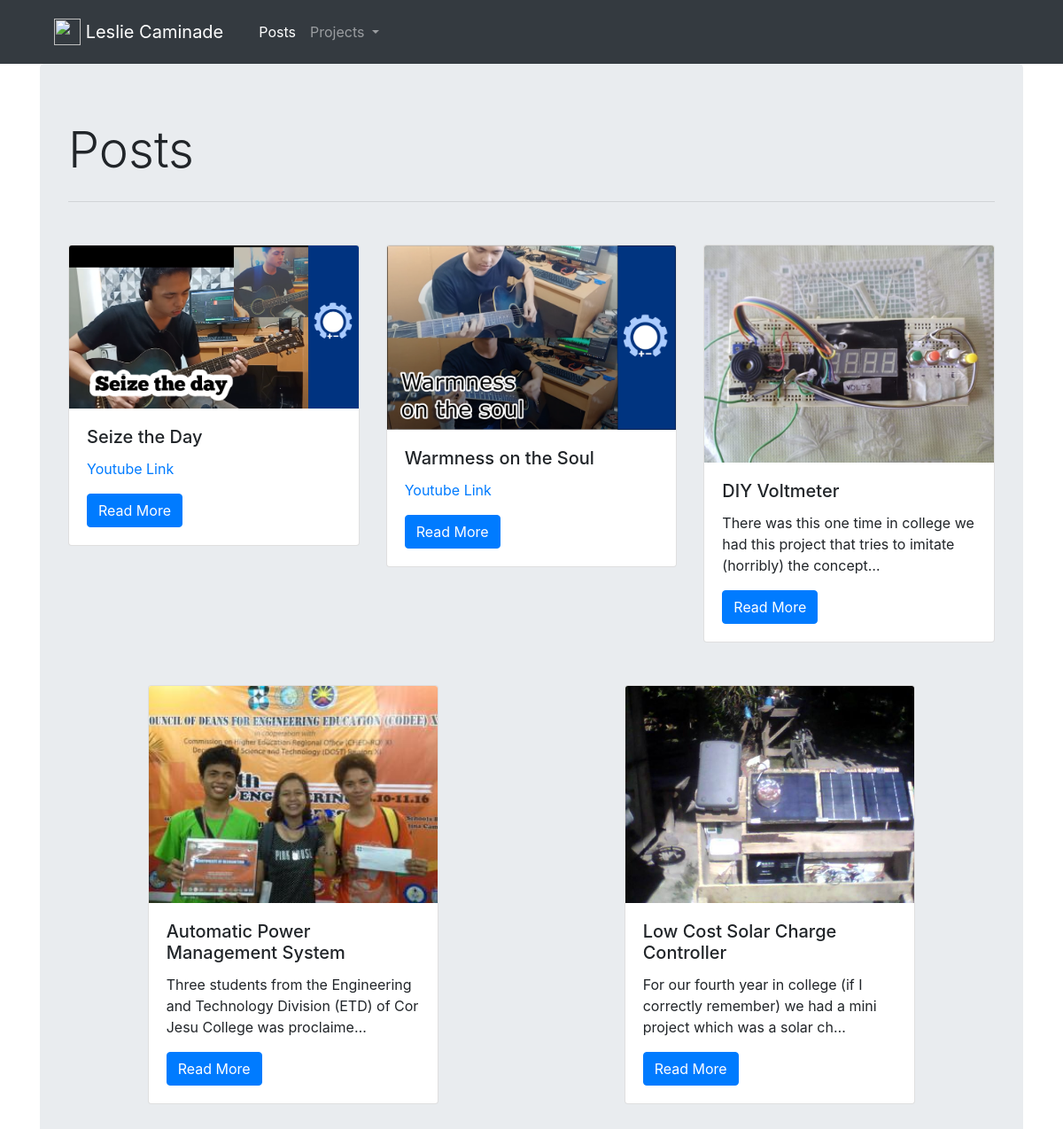
Before: / with the older database file.
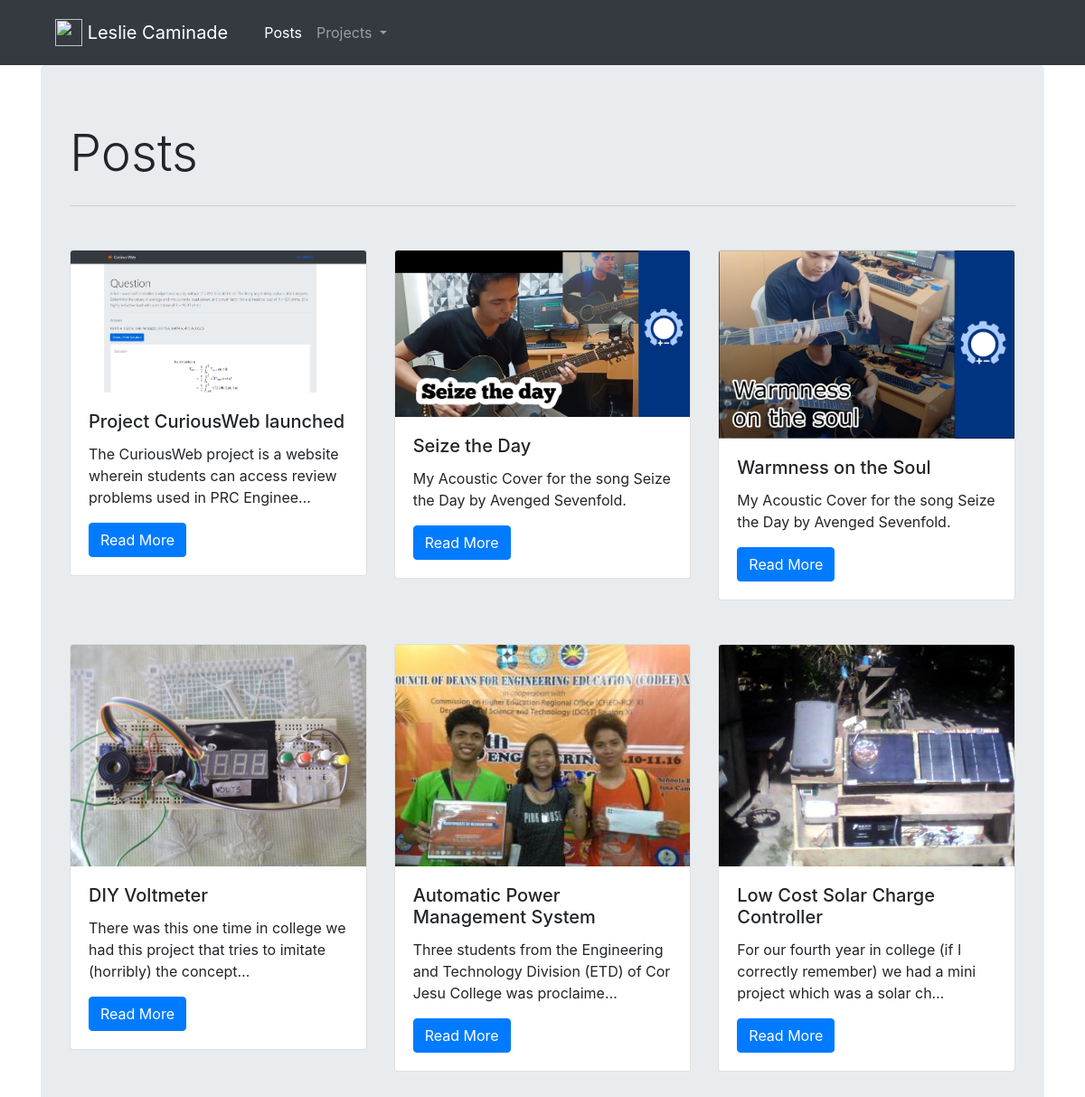
After: the same page with the newer database file.
### main_app/models.py (models this page shows)
class Post(models.Model):
    author = models.ForeignKey('auth.User', on_delete = models.PROTECT, blank = True)
    title = models.CharField(max_length = 200, blank = True)
    thumbnail = models.ImageField(upload_to = 'thumbnail/', blank = True)
    content_1 = models.TextField(blank = True)
    inline_1 = models.ImageField(upload_to='inlines/', blank = True)
    content_2 = models.TextField(blank = True)
    inline_2 = models.ImageField(upload_to='inlines/', blank = True)
    content_3 = models.TextField(blank = True)
    inline_3 = models.ImageField(upload_to='inlines/', blank = True)
    content_4 = models.TextField(blank = True)
    inline_4 = models.ImageField(upload_to='inlines/', blank = True)
    content_5 = models.TextField(blank = True)
    inline_5 = models.ImageField(upload_to='inlines/', blank = True)
    published_date = models.DateTimeField(default = timezone.now)

### main_app/views.py (the view)
# urls.py: path('', views.post_list, name='post_list'),
def post_list(request):
    posts_list = Post.objects.order_by('-published_date')
    pages_list = Page.objects.order_by('title')
    context_dict = {
        'posts_list': posts_list,
        'pages_list':pages_list,
    }
    return render(request, 'main_app/post_list.html', context_dict)

### templates/main_app/post_list.html
{% extends 'main_app/base.html' %}
{% block content %}
<h1 class='display-4'>Posts</h1>
<hr class="my-4">
<div class="row">
  {% for post in posts_list %}
  <div class="container-fluid col-md-12 col-lg-4 mx-auto my-4">
    <div class="card" >
      {% if post.thumbnail %}
      <img src="{{ post.thumbnail.url }}" class="card-img-top" alt="post thumbnail">
      {% endif %}
        <div class="card-body">
          <h5 class="card-title"> {{ post.title}} </h5>
          <p class="card-text"> {{ post.content_1|truncatechars:100|safe }}</p>
          <a href="{% url 'post_detail' pk=post.pk %}" class="btn btn-primary">Read More</a>
        </div>
      </div>
  </div>
  {% endfor %}
</div>
{% endblock %}

Changed rows visible on the page:
added Post: thumbnail (picture), title "Project CuriousWeb launched", content_1 "The CuriousWeb project is a website wherein students can access review problems used in PRC Enginee…"
changed Post "Seize the Day": content_1 "Youtube Link" → "My Acoustic Cover for the song Seize the Day by Avenged Sevenfold."
changed Post "Warmness on the Soul": content_1 "Youtube Link" → "My Acoustic Cover for the song Seize the Day by Avenged Sevenfold."
